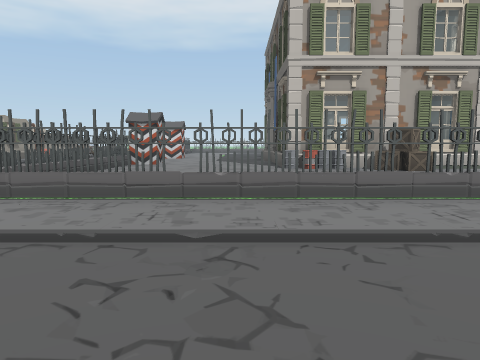
[1] (above)

24 first-person views from a walk through a 3-D level made in the Unity game engine. The camera is 1.3 m above the floor, tilts 6° down and sees 70° across. Doors are open. The floor is counted in squares, 2 m on a side. Each view is taken from the middle of a square. On the plan, view 1 faces up. The plan holds only what a view shows up to about 10 squares ahead; the rest is blank. The place goes on beyond the plan. The player character is not drawn. Some surface patterns are stand-ins.

[2]
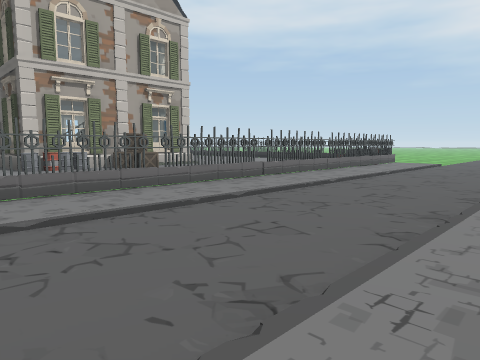

[3]
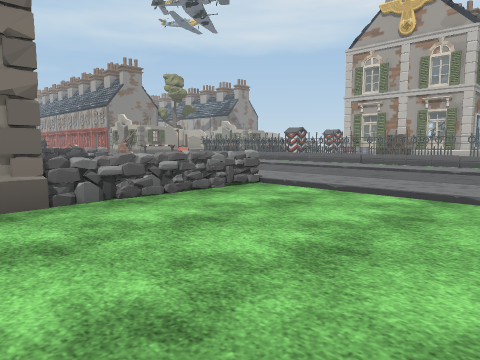

[4]
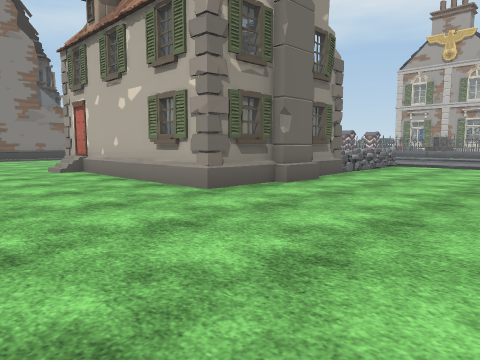

[5]
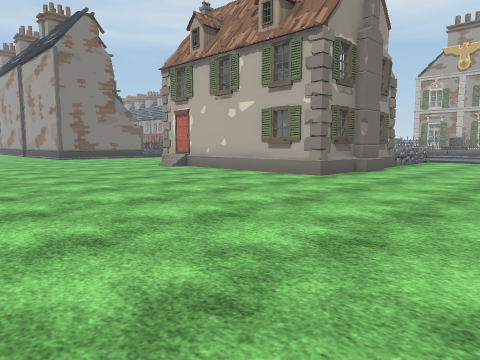

[6]
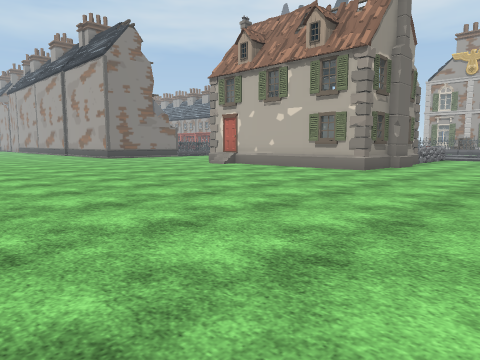

[7]
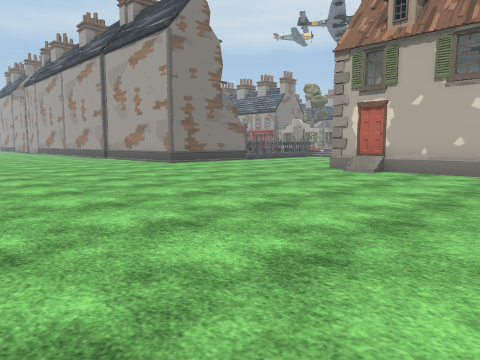

[8]
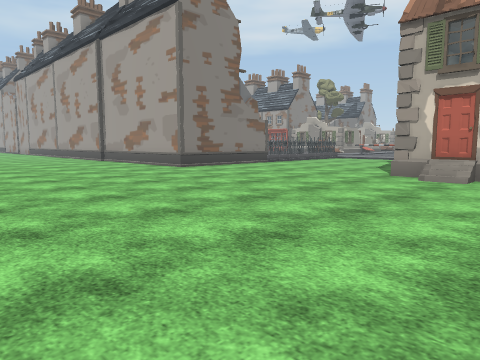

[9]
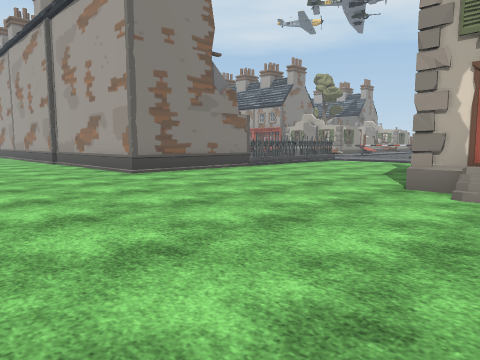

[10]
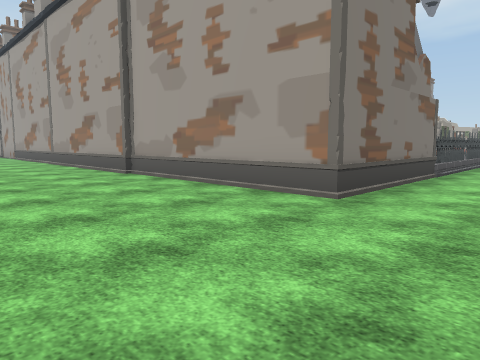

[11]
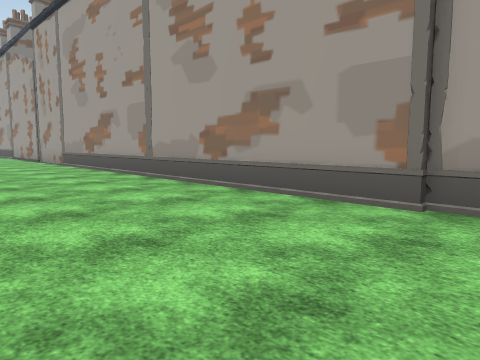

[12]
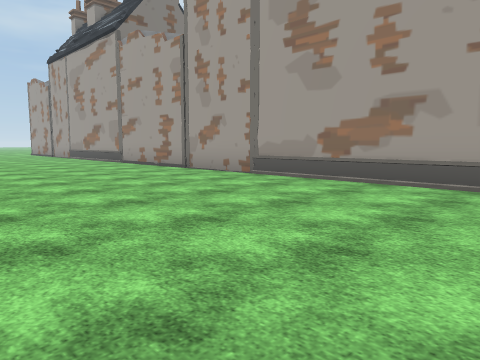

[13]
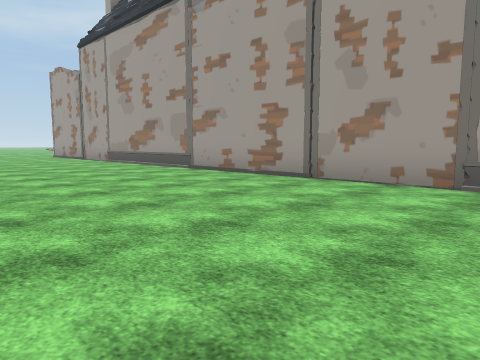

[14]
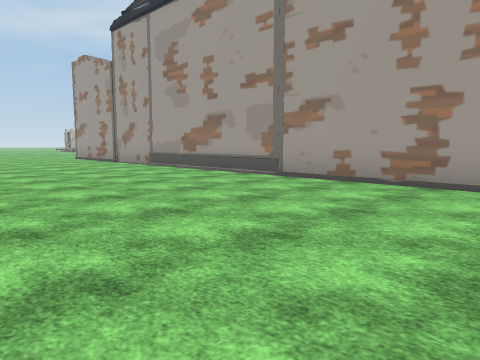

[15]
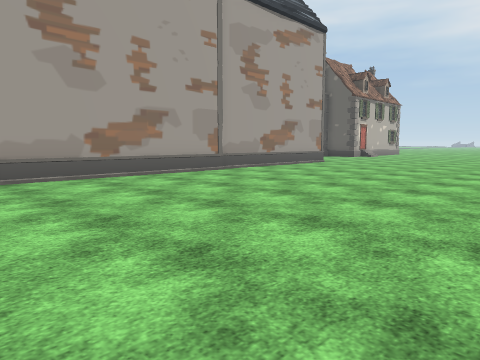

[16]
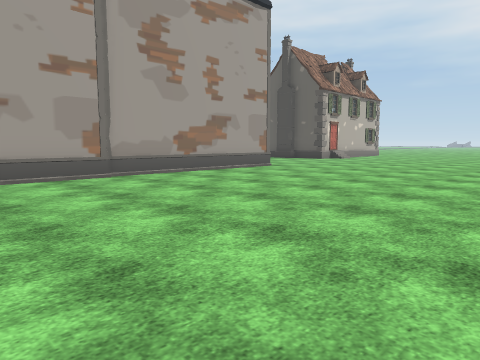

[17]
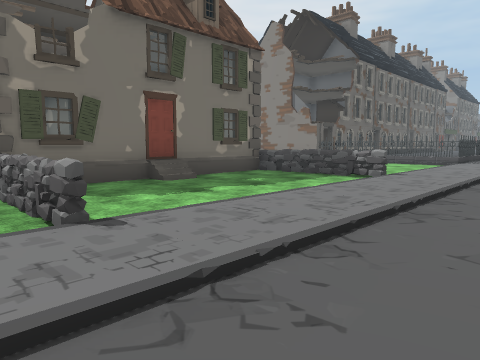

[18]
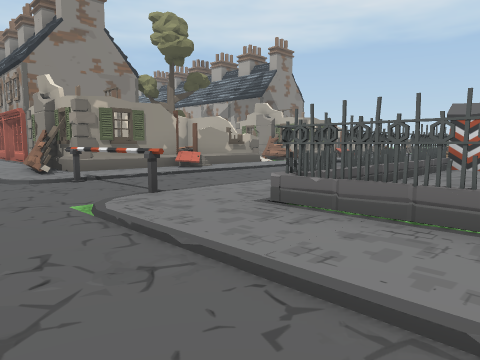

[19]
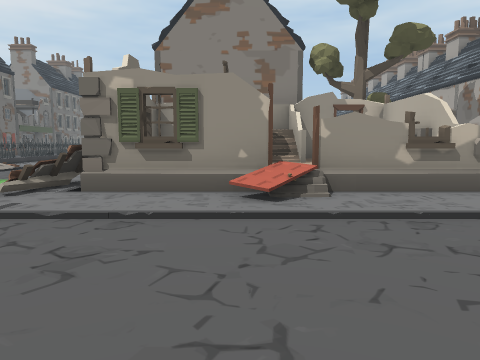

[20]
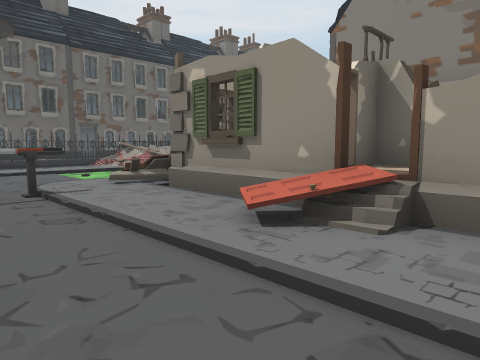

[21]
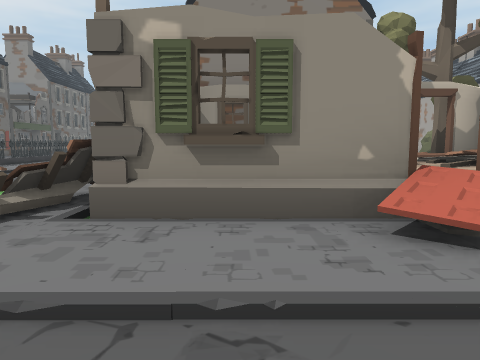

[22]
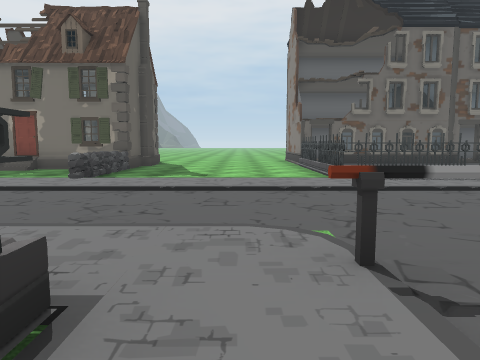

[23]
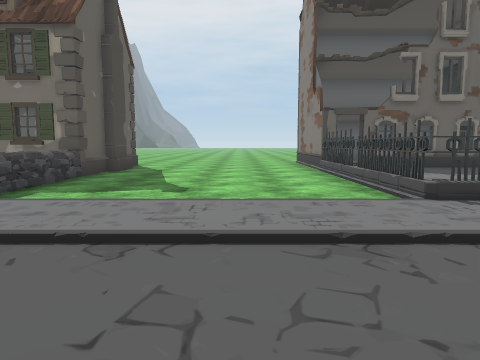

[24]
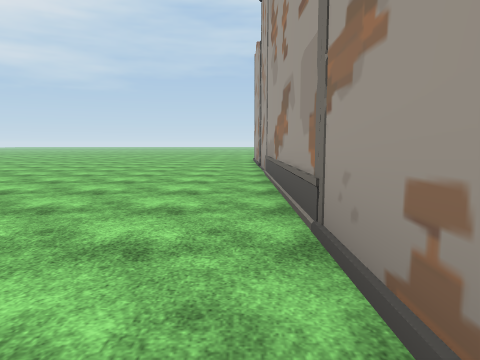

### Floor plan
Key: @ floor where view 1 was taken; # wall or solid block; x gap in a wall; . floor; / step, stairs or slope; = window, fence, low wall or low ledge; F fence; H house; T tree; O other object.
Columns run from 33 left of view 1 to 9 right of it. Each row starts with its distance up from view 1.
 10                     HHHH     OOO  O    O
  9                     THHHH./   #   OOOOOO
  8                     HHHHH./.  #   OOOO O
  7                      HHHH//./ #      O
  6                      HHHH//./.#
  5                     #H  H././.x
  4                     #HHHH./...F###x##x##x##
  3                     ...HH/###..............
  2                         //..../////////////
  1                         ...................
  0                    //  //////////@////////
 -1                  ../  #/..................
 -2                  #    =xx#x#....=.....=...
 -3                            x....=.....=....
 -4                            #....=.....=....
 -5                            x....HHHHHH#....
 -6                            x....HHHHHHH....
 -7                        ###x#....#HHHHHH...
 -8                        #   #....HHHHHHH...
 -9                        #   #.....HHHHHH....
-10 ############################...............
-11 ...........................................
-12 ...........................................
-13 ...........................................
-14 ...........................................
-15 ...........................................
-16 ..     ..................... ..............
-17                 .......           .... ....

Positions as (right, up) in squares from view 1, and headings:
1: (0, 0), facing up
2: (-1, -1), facing up-right
3: (9, -6), facing up-left
4: (9, -12), facing up-left
5: (9, -15), facing up-left
6: (9, -17), facing up-left
7: (4, -17), facing up-left
8: (2, -16), facing up-left
9: (1, -14), facing up-left
10: (-4, -14), facing up-left
11: (-10, -14), facing up-left
12: (-16, -16), facing up-left
13: (-20, -16), facing up-left
14: (-23, -16), facing up-left
15: (-17, -17), facing up-right
16: (-14, -17), facing up-right
17: (6, 1), facing down-left
18: (-1, 1), facing up-left
19: (-4, 6), facing left
20: (-6, 8), facing down-left
21: (-6, 5), facing left
22: (-4, 5), facing down
23: (-4, 2), facing down
24: (-25, -11), facing left
